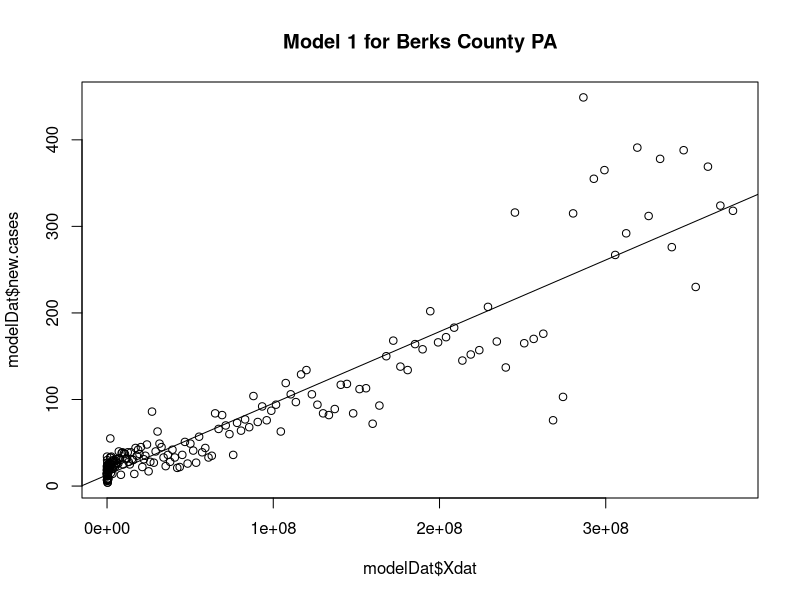
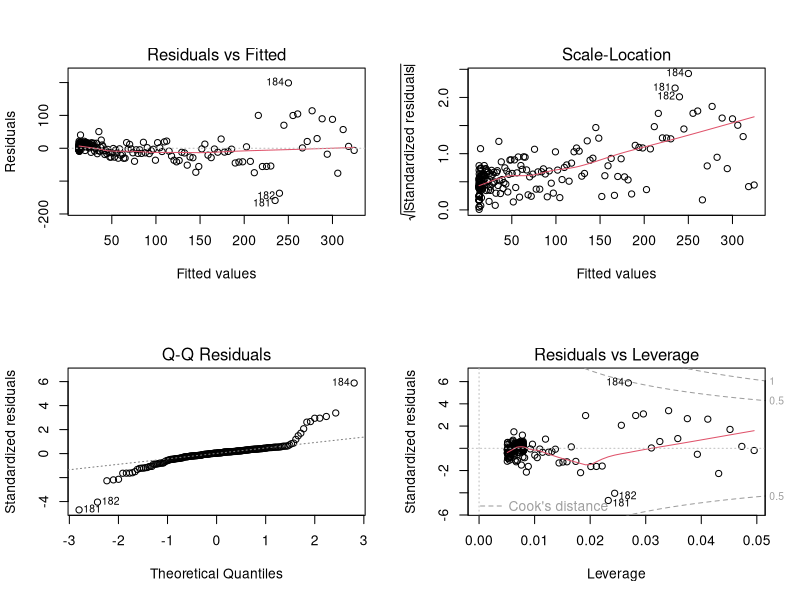
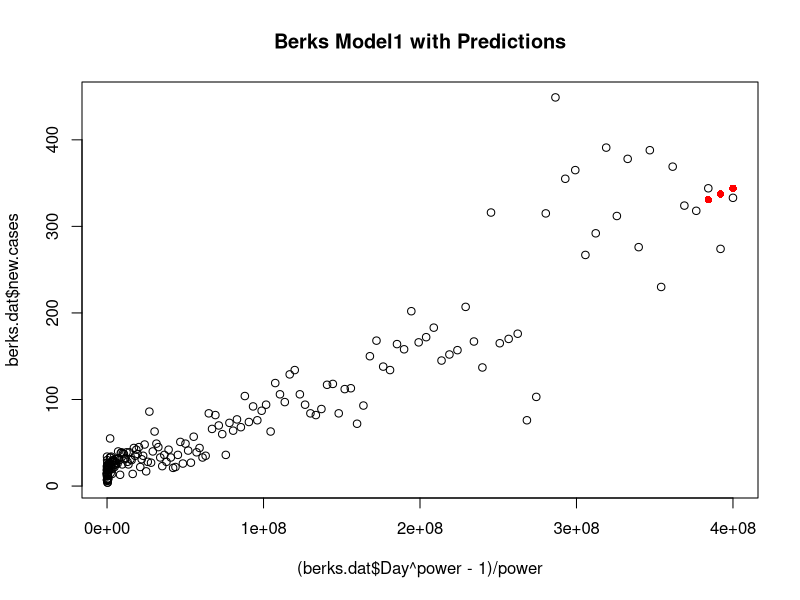
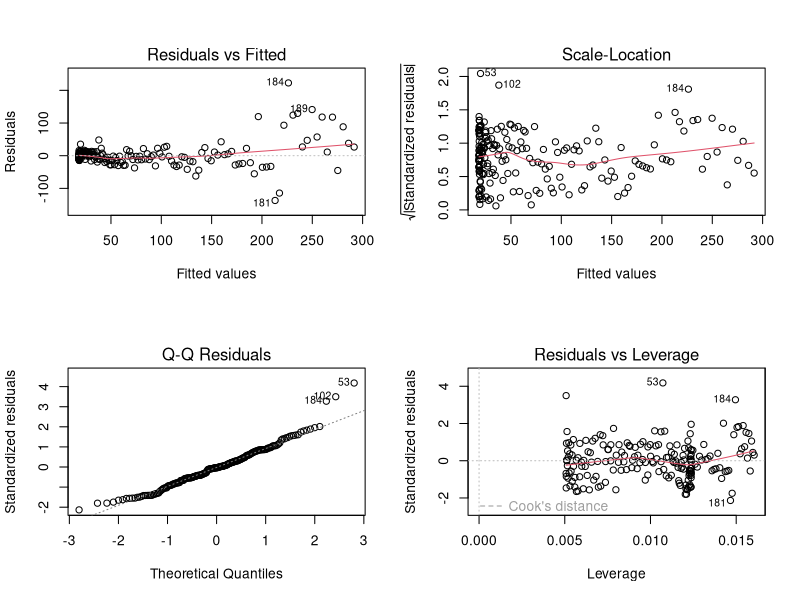
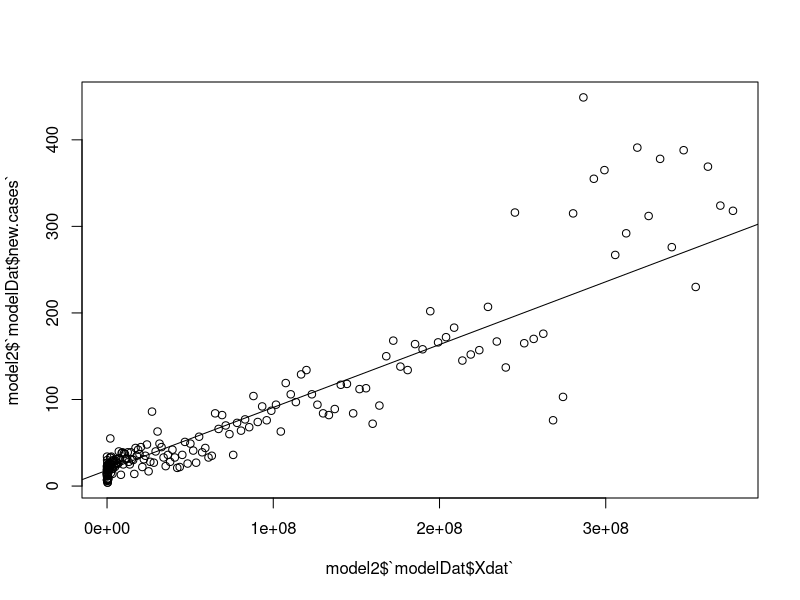
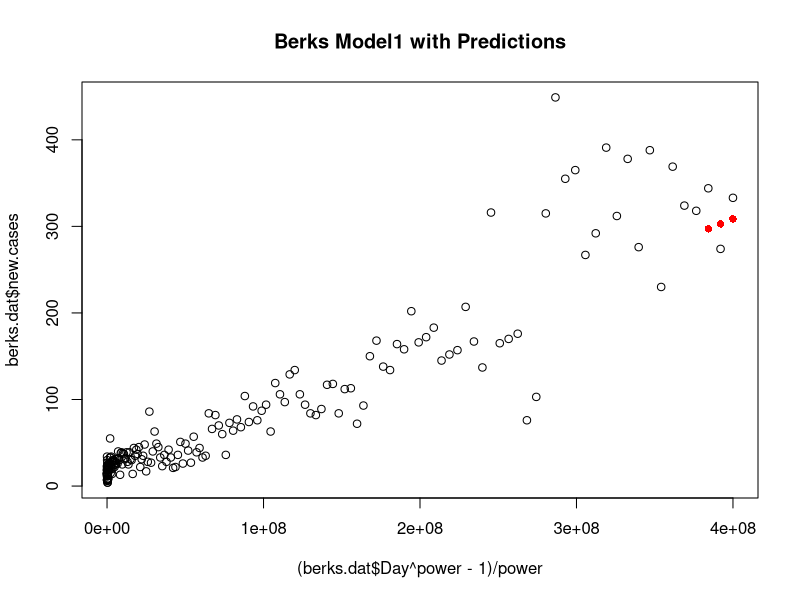
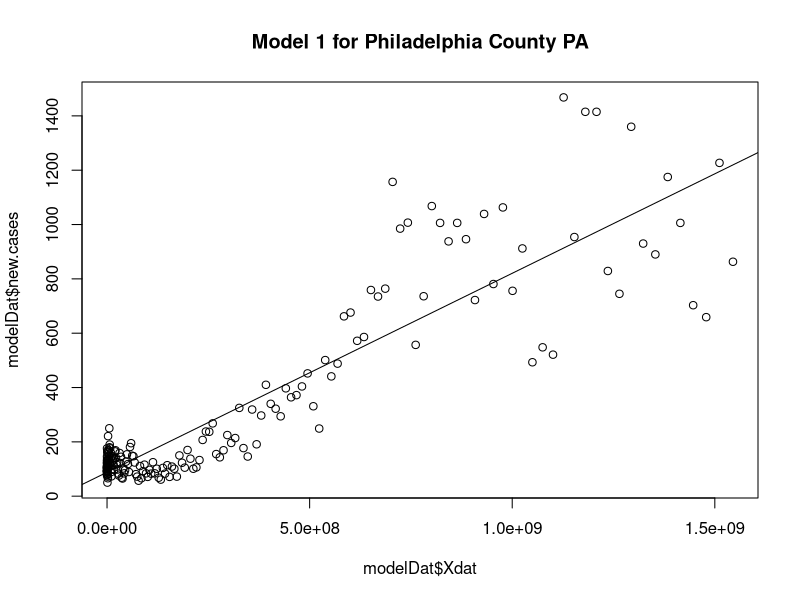
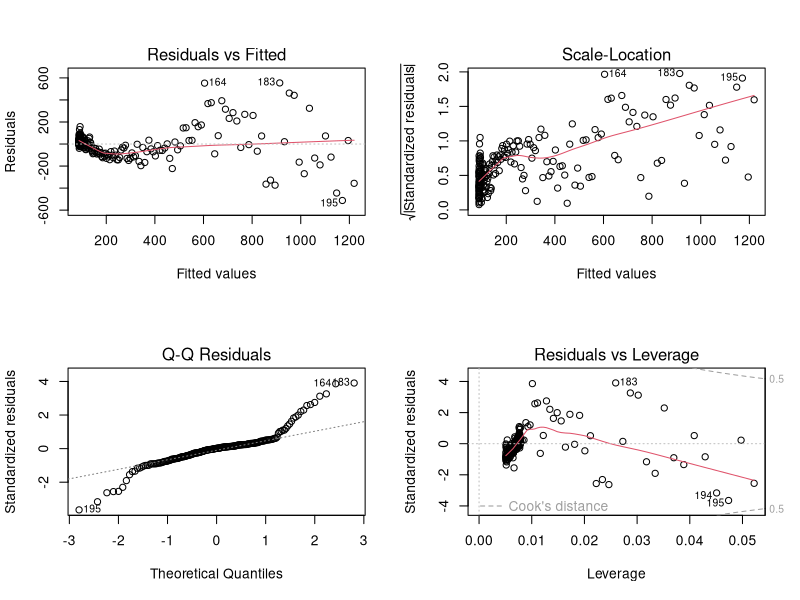

These figures' R source, in order:
## ---- chunk 1
knitr::opts_chunk$set(echo = TRUE)
library(tidyverse)

# Clear plots
if(!is.null(dev.list())) dev.off()
# Clear console
cat("\014") 
# Clean workspace
rm(list=ls())

# Set Path
# Scott Path
path = '/home/scott/GIT/Modeling-COVID-19-with-R/'

# Zack Path
# path = ''

require("knitr")
opts_knit$set(root.dir = path)
## ---- chunk 2
rawdata <- read_csv('PA-COVID-19-Data-Merged.csv')


berks.dat <- rawdata %>% dplyr::filter(.,County == 'Berks' & Date >= '2020-06-01')
date_as_factor.berks <- data.frame(Day=c(1:length(unique(berks.dat$Date))),Date=unique(berks.dat$Date))
berks.dat <- berks.dat %>% left_join(.,date_as_factor.berks,by=c("Date"))
berks.model.dat <- berks.dat %>% dplyr::filter(.,Date <= '2020-12-15')
berks.verify.dat <- berks.dat %>% dplyr::filter(.,Date > '2020-12-15')


philly.dat <- rawdata %>% dplyr::filter(.,County == 'Philadelphia' & Date >= '2020-06-01')
date_as_factor.philly <- data.frame(Day=c(1:length(unique(philly.dat$Date))),Date=unique(philly.dat$Date))
philly.dat <- philly.dat %>% left_join(.,date_as_factor.philly,by=c("Date"))
philly.model.dat <- philly.dat %>% dplyr::filter(.,Date <= '2020-12-15')
philly.verify.dat <- philly.dat %>% dplyr::filter(.,Date > '2020-12-15')
## ---- chunk 3
# DV  : # of New Cases
# IVs : Day

getMod = function(df){
  p = seq(0,4,0.01)
  Rsquare_p = c(0,0,0,0)
  p.value <- 1
  model = list(NULL)
  for(i in c(2:length(p))){

    modDat <- df %>%  dplyr::mutate(., Xdat = (Day^p[i]-1)/p[i]) %>% drop_na()
    fit <- modDat %>% lm(new.cases ~ Xdat,.)
    sumFit <- summary(fit)
    f <- sumFit$fstatistic
    p.value.fit <- pf(f[1],f[2],f[3],lower.tail=F)
    if(sumFit$adj.r.squared > Rsquare_p[2] & p.value.fit < p.value){
      Rsquare_p <- c(sumFit$r.squared,sumFit$adj.r.squared,p[i],i)
      model <- fit
      p.value <- p.value.fit
      model.sum <- sumFit
    }
  }
  if(is_empty(model)==TRUE){
      print('Search higher power')
      Rsquare_p <- c(sumFit$r.squared,sumFit$adj.r.squared,p[i],i)
      model <- fit
      p.value <- p.value.fit
      model.sum <- sumFit
  }

  return(list(model,Rsquare_p,modDat$Day,p.value,model.sum))
}
berks.model1 <- getMod(berks.model.dat)
## ---- chunk 4
summary(berks.model1[[1]])
model1 = berks.model1[[1]]
modelDat <- data.frame(model1$model)
power <- berks.model1[[2]][[3]]
plot(modelDat$Xdat,modelDat$new.cases,main = 'Model 1 for Berks County PA')
abline(model1)

# get summary and plots of fit
layout(matrix(1:4,2,2))
plot(model1) 
par(mfrow=c(1,1))

# Make predictions
Yhat <- function(B0,B1,day,p){B0+B1*(day^p-1)/p}

y.int <- model1$coefficients[1]
slop <- model1$coefficients[2]
berks.prediction <- Yhat(y.int,slop,berks.verify.dat$Day,power)
plot((berks.dat$Day^power-1)/power , berks.dat$new.cases,main = 'Berks Model1 with Predictions')
prediction.days <- (berks.verify.dat$Day^power-1)/power
prediction <- Yhat(y.int,slop,berks.verify.dat$Day,power)
points(prediction.days, prediction, pch=16,col='red')
sprintf('Acutal new case count for %s was %.2f',berks.verify.dat$Date[1],berks.verify.dat$new.cases[1])
sprintf('Predicted new case count for %s was %.2f',berks.verify.dat$Date[1],prediction[1])
sprintf('Acutal new case count for %s was %.2f',berks.verify.dat$Date[2],berks.verify.dat$new.cases[2])
sprintf('Predicted new case count for %s was %.2f',berks.verify.dat$Date[2],prediction[2])
sprintf('Acutal new case count for %s was %.2f',berks.verify.dat$Date[3],berks.verify.dat$new.cases[3])
sprintf('Predicted new case count for %s was %.2f',berks.verify.dat$Date[3],prediction[3])
## ---- chunk 5
residMod1 <- abs(resid(model1))
model2=lm(residMod1~modelDat$Xdat)
fitted=fitted(model2)

weight=(1/(fitted*fitted))

wls=lm(modelDat$new.cases~modelDat$Xdat, weights=weight)
summary(wls)

model2.berks <- wls
summary(model2.berks)
layout(matrix(1:4,2,2))
plot(model2.berks) 
par(mfrow=c(1,1))
model2 <- model2.berks$model
plot(model2$`modelDat$Xdat`,model2$`modelDat$new.cases`)
abline(model2.berks)
y.int2 <- model2.berks$coefficients[1]
slop2 <- model2.berks$coefficients[2]
berks.prediction <- Yhat(y.int,slop,berks.verify.dat$Day,power)
plot((berks.dat$Day^power-1)/power , berks.dat$new.cases,main = 'Berks Model1 with Predictions')
prediction.days <- (berks.verify.dat$Day^power-1)/power
prediction <- Yhat(y.int2,slop2,berks.verify.dat$Day,power)
points(prediction.days, prediction, pch=16,col='red')
sprintf('Acutal new case count for %s was %.2f',berks.verify.dat$Date[1],berks.verify.dat$new.cases[1])
sprintf('Predicted new case count for %s was %.2f',berks.verify.dat$Date[1],prediction[1])
sprintf('Acutal new case count for %s was %.2f',berks.verify.dat$Date[2],berks.verify.dat$new.cases[2])
sprintf('Predicted new case count for %s was %.2f',berks.verify.dat$Date[2],prediction[2])
sprintf('Acutal new case count for %s was %.2f',berks.verify.dat$Date[3],berks.verify.dat$new.cases[3])
sprintf('Predicted new case count for %s was %.2f',berks.verify.dat$Date[3],prediction[3])
## ---- chunk 6
# DV  : # of New Cases
# IVs : Day

getMod = function(df){
  p = seq(0,10,0.01)
  Rsquare_p = c(0,0,0,0)
  p.value <- 1
  model = list(NULL)
  for(i in c(2:length(p))){

    modDat <- df %>%  dplyr::mutate(., Xdat = (Day^p[i]-1)/p[i]) %>% drop_na()
    fit <- modDat %>% lm(new.cases ~ Xdat,.)
    sumFit <- summary(fit)
    f <- sumFit$fstatistic
    p.value.fit <- pf(f[1],f[2],f[3],lower.tail=F)
    if(sumFit$adj.r.squared > Rsquare_p[2] & p.value.fit < p.value){
      Rsquare_p <- c(sumFit$r.squared,sumFit$adj.r.squared,p[i],i)
      model <- fit
      p.value <- p.value.fit
      model.sum <- sumFit
    }
  }
  if(is_empty(model)==TRUE){
      print('Search higher power')
      Rsquare_p <- c(sumFit$r.squared,sumFit$adj.r.squared,p[i],i)
      model <- fit
      p.value <- p.value.fit
      model.sum <- sumFit
  }

  return(list(model,Rsquare_p,modDat$Day,p.value,model.sum))
}
philly.model1 <- getMod(philly.model.dat)
## ---- chunk 7
summary(philly.model1[[1]])
model1 = philly.model1[[1]]
modelDat <- data.frame(model1$model)
power <- philly.model1[[2]][[3]]
plot(modelDat$Xdat,modelDat$new.cases,main = 'Model 1 for Philadelphia County PA')
abline(model1)

# get summary and plots of fit
layout(matrix(1:4,2,2))
plot(model1) 
par(mfrow=c(1,1))

# Make predictions
Yhat <- function(B0,B1,day,p){B0+B1*(day^p-1)/p}

y.int <- model1$coefficients[1]
slop <- model1$coefficients[2]
philly.prediction <- Yhat(y.int,slop,philly.verify.dat$Day,power)
plot((philly.dat$Day^power-1)/power , philly.dat$new.cases,main = 'Philadelphia Model1 with Predictions')
prediction.days <- (philly.verify.dat$Day^power-1)/power
prediction <- Yhat(y.int,slop,philly.verify.dat$Day,power)
points(prediction.days, prediction, pch=16,col='red')
sprintf('Acutal new case count for %s was %.2f',philly.verify.dat$Date[1],philly.verify.dat$new.cases[1])
sprintf('Predicted new case count for %s was %.2f',philly.verify.dat$Date[1],prediction[1])
sprintf('Acutal new case count for %s was %.2f',philly.verify.dat$Date[2],philly.verify.dat$new.cases[2])
sprintf('Predicted new case count for %s was %.2f',philly.verify.dat$Date[2],prediction[2])
sprintf('Acutal new case count for %s was %.2f',philly.verify.dat$Date[3],philly.verify.dat$new.cases[3])
sprintf('Predicted new case count for %s was %.2f',philly.verify.dat$Date[3],prediction[3])
## ---- chunk 8
# To model the state, parameters need to be combined for a state total for each day
start.date <- '2020-06-01'
end.date <- '2020-12-15'

PA.dat <- rawdata %>%   dplyr::filter(Date >= as.Date(start.date)) %>% drop_na() 
Pa.date_as_factor <- data.frame(Day=c(1:length(unique(PA.dat$Date))),Date=unique(PA.dat$Date))
PA.dat <- PA.dat %>% left_join(.,Pa.date_as_factor,by=c("Date")) %>% group_by(.,Day) %>% dplyr::mutate(.,Date=unique(Date),Day= Day,new.cases.PA = sum(new.cases), daily.death.count.PA = sum(daily.death.count), patients.hospitalized.PA = sum(patients.hospitalized), patients.on.ventilators.PA = sum(patients.on.ventilators), population.2018.PA = sum(population.2018), airborn.isolation.beds.PA = sum(airborn.isolation.beds), adult.ICU.beds.PA = sum(adult.ICU.beds)) %>% dplyr::select(.,Date,new.cases.PA, daily.death.count.PA, patients.hospitalized.PA, Day, patients.on.ventilators.PA, airborn.isolation.beds.PA, adult.ICU.beds.PA) %>% unique(.) %>% ungroup(.) 

PA.model.dat <- PA.dat %>% dplyr::filter(Date <= as.Date(end.date))
PA.verify.dat <- PA.dat %>% dplyr::filter(Date > as.Date(end.date))

## ---- chunk 9
# Time series model by Day # 
# DV = # of new cases per day
# IVS : Day 

getMod = function(df){
  p = seq(0,10,.1)
  Rsquare_p = c(0,0,0,0)
  p.value <- 1
  model = list(NULL)
  for(i in c(2:length(p))){

    modDat <- df %>%  dplyr::mutate(., Xdat = (Day^p[i]-1)/p[i]) %>% drop_na()
    #print(head(modDat))
    fit <- lm(new.cases.PA ~ Xdat, data = modDat)
    sumFit <- summary(fit)
    f <- sumFit$fstatistic
    p.value.fit <- pf(f[1],f[2],f[3],lower.tail=F)
    if(sumFit$adj.r.squared > Rsquare_p[2] & p.value.fit < p.value){
      Rsquare_p <- c(sumFit$r.squared,sumFit$adj.r.squared,p[i],i)
      model <- fit
      p.value <- p.value.fit
      model.sum <- sumFit
    }
  }
  if(is_empty(model)==TRUE){
      print('Search higher power')
      Rsquare_p <- c(sumFit$r.squared,sumFit$adj.r.squared,p[i],i)
      model <- fit
      p.value <- p.value.fit
      model.sum <- sumFit
  }

  return(list(model,Rsquare_p,modDat$Day,p.value,model.sum))
}

PA.model1 <- getMod(PA.model.dat)

# PA.model <- lm(new.cases.PA ~ Day + daily.death.count.PA + patients.hospitalized.PA + patients.on.ventilators.PA + airborn.isolation.beds.PA + adult.ICU.beds.PA + percent.Democrat.PA + percent.Republican.PA, data = PA.model.dat)

## ---- chunk 10
summary(PA.model1[[1]])
model1 = PA.model1[[1]]
modelDat <- data.frame(model1$model)
power <- PA.model1[[2]][[3]]
plot(modelDat$Xdat,modelDat$new.cases,main = 'Model 1 for Berks County PA')
abline(model1)
# get summary and plots of fit
layout(matrix(1:4,2,2))
plot(model1) 
par(mfrow=c(1,1))

# Make predictions
Yhat <- function(B0,B1,day,p){B0+B1*(day^p-1)/p}

y.int <- model1$coefficients[1]
slop <- model1$coefficients[2]

plot((PA.dat$Day^power-1)/power , PA.dat$new.cases.PA,main = 'PA Model 1 with Predictions')
prediction.days <- (PA.verify.dat$Day^power-1)/power
PA.prediction <- Yhat(y.int,slop,PA.verify.dat$Day,power)
points(prediction.days, PA.prediction, pch=16,col='red')
sprintf('Acutal new case count for %s was %.2f',PA.verify.dat$Date[1],PA.verify.dat$new.cases.PA[1])
sprintf('Predicted new case count for %s was %.2f',PA.verify.dat$Date[1],PA.prediction[1])
sprintf('Acutal new case count for %s was %.2f',PA.verify.dat$Date[2],PA.verify.dat$new.cases.PA[2])
sprintf('Predicted new case count for %s was %.2f',PA.verify.dat$Date[2],PA.prediction[2])
sprintf('Acutal new case count for %s was %.2f',PA.verify.dat$Date[3],PA.verify.dat$new.cases.PA[3])
sprintf('Predicted new case count for %s was %.2f',PA.verify.dat$Date[3],PA.prediction[3])
## ---- chunk 11
summary(PA.model1[[1]])
model1 = PA.model1[[1]]
residMod1 <- abs(resid(model1))
model2=lm(residMod1~modelDat$Xdat)
fitted=fitted(model2)

weight=(1/(fitted*fitted))

wls=lm(modelDat$new.cases~modelDat$Xdat, weights=weight)
summary(wls)
#plot(wls)
plot(modelDat$Xdat,modelDat$new.cases.PA)
abline(wls)

power <- PA.model1[[2]][[3]]
# get summary and plots of fit
layout(matrix(1:4,2,2))
plot(wls) 
par(mfrow=c(1,1))
# 
# # Make predictions
# Yhat <- function(B0,B1,day,p){B0+B1*(day^p-1)/p}
# 
y.int <- wls$coefficients[1]
slop <- wls$coefficients[2]
# 
plot((PA.dat$Day^power-1)/power , PA.dat$new.cases.PA,main = 'PA WLS Model with Predictions')
prediction.days <- (PA.verify.dat$Day^power-1)/power
PA.prediction.wls <- Yhat(y.int,slop,PA.verify.dat$Day,power)
points(prediction.days, PA.prediction.wls, pch=16,col='red')
sprintf('Acutal new case count for %s was %.2f',PA.verify.dat$Date[1],PA.verify.dat$new.cases.PA[1])
sprintf('Predicted new case count for %s was %.2f',PA.verify.dat$Date[1],PA.prediction.wls[1])
sprintf('Acutal new case count for %s was %.2f',PA.verify.dat$Date[2],PA.verify.dat$new.cases.PA[2])
sprintf('Predicted new case count for %s was %.2f',PA.verify.dat$Date[2],PA.prediction.wls[2])
sprintf('Acutal new case count for %s was %.2f',PA.verify.dat$Date[3],PA.verify.dat$new.cases.PA[3])
sprintf('Predicted new case count for %s was %.2f',PA.verify.dat$Date[3],PA.prediction.wls[3])
